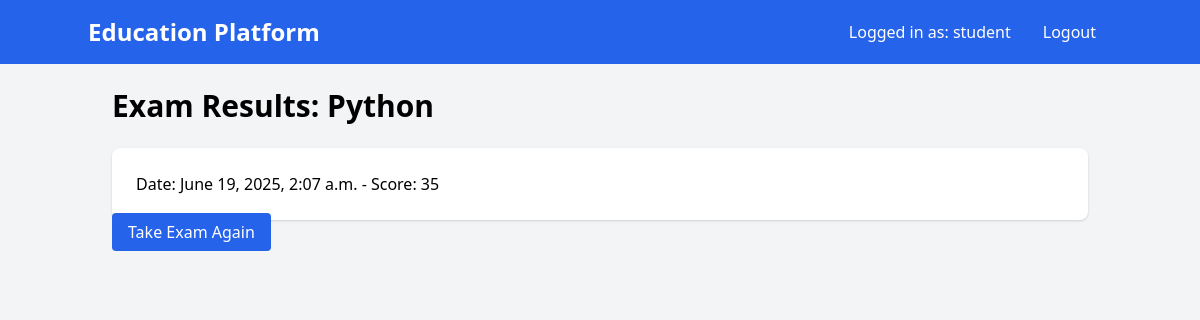
Page /exam/results/2/ (signed in) on the committed database.
### core/models.py (models this page shows, shortened)
class Course(models.Model):
    name = models.CharField(max_length=100)
    description = models.TextField()
    created_by = models.ForeignKey(User, on_delete=models.CASCADE)

class ExamAttempt(models.Model):
    student = models.ForeignKey(User, on_delete=models.CASCADE)
    course = models.ForeignKey(Course, on_delete=models.CASCADE)
    score = models.IntegerField()
    date_taken = models.DateTimeField(auto_now_add=True)
    progress_percentage = models.FloatField(default=0.0)  # Додано для відстеження прогресу

### core/views.py (the view)
# urls.py: path('exam/results/<int:course_id>/', views.results, name='results'),
@login_required
def results(request, course_id):
    course = get_object_or_404(Course, id=course_id)
    attempts = ExamAttempt.objects.filter(student=request.user, course=course)
    return render(request, 'core/results.html', {'course': course, 'attempts': attempts})

### core/templates/core/results.html (shortened to what this page needs)
{% extends 'base.html' %}
{% block content %}
<h1 class="text-3xl font-bold mb-6">Exam Results: {{ course.name }}</h1>
<div class="bg-white p-6 rounded-lg shadow">
    {% for attempt in attempts %}
        <p>Date: {{ attempt.date_taken }} - Score: {{ attempt.score }}</p>
    {% empty %}
        <p>No results available. Take the exam to see your score.</p>
    {% endfor %}
</div>
<a href="{% url 'take_exam' course.id %}" class="mt-6 bg-blue-600 text-white px-4 py-2 rounded hover:bg-blue-700">Take Exam Again</a>
{% endblock %}

### templates/base.html (shortened to what this page needs)
<!DOCTYPE html>
<html lang="en">
<head>
    {% load static %}
    <link href="https://cdn.jsdelivr.net/npm/tailwindcss@2.2.19/dist/tailwind.min.css" rel="stylesheet">
    <link rel="stylesheet" href="{% static 'css/output.css' %}">
</head>
<body class="bg-gray-100 font-sans">
    <nav class="bg-blue-600 text-white p-4">
        <div class="container mx-auto flex justify-between items-center">
            <a href="{% url 'dashboard' %}" class="text-2xl font-bold">Education Platform</a>
            <div class="flex items-center space-x-4">
                {% if user.is_authenticated %}
                    <span class="text-white">Logged in as: {{ user.username }}</span>
                    <a href="{% url 'logout' %}" class="px-4 hover:underline">Logout</a>
                {% else %}
                    <a href="{% url 'login' %}" class="px-4 hover:underline">Login</a>
                    <a href="{% url 'signup' %}" class="px-4 hover:underline">Sign Up</a>
                {% endif %}
            </div>
        </div>
    </nav>
    <div class="container mx-auto p-6">
        {% block content %}
        {% endblock %}
    </div>
</body>
</html>

### rows in the picture
Course: name "Python"
ExamAttempt: date_taken "June 19, 2025, 2:07 a.m.", score "35"

### other values in the picture
{{ user.username }} "student"
